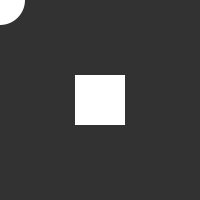
Frame 1 (no input)
Frame 60 (the mouse pressed at the canvas centre just before this capture): identical to frame 1, image omitted
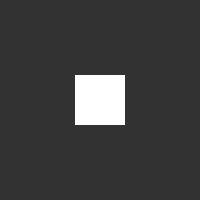
Frame 120 (the mouse held since frame 60 and released just before this capture)

The Processing sketch that drew these frames (run headless with seeded random() and noise(); from frame 60 on, the mouse is pressed at the canvas centre):

// Processing sketch: processing_59696
// ── processing_59696.pde

// Funktion void setup wird beim start des Programms ausgeführt
void setup() {
  size(200,200);
  smooth();
  background(50);
  frameRate(60);
  rectMode(CENTER);
  noStroke();
}


//void draw wird 60 mal/sekunde ausgeführt
void draw() {
  
  background(50);
  fill(255); //Alphawerte unter 5 machen Probleme!!!
  rect(width/2, height/2, 50, 50);
  ellipse(mouseX, mouseY, 50, 50);
}
